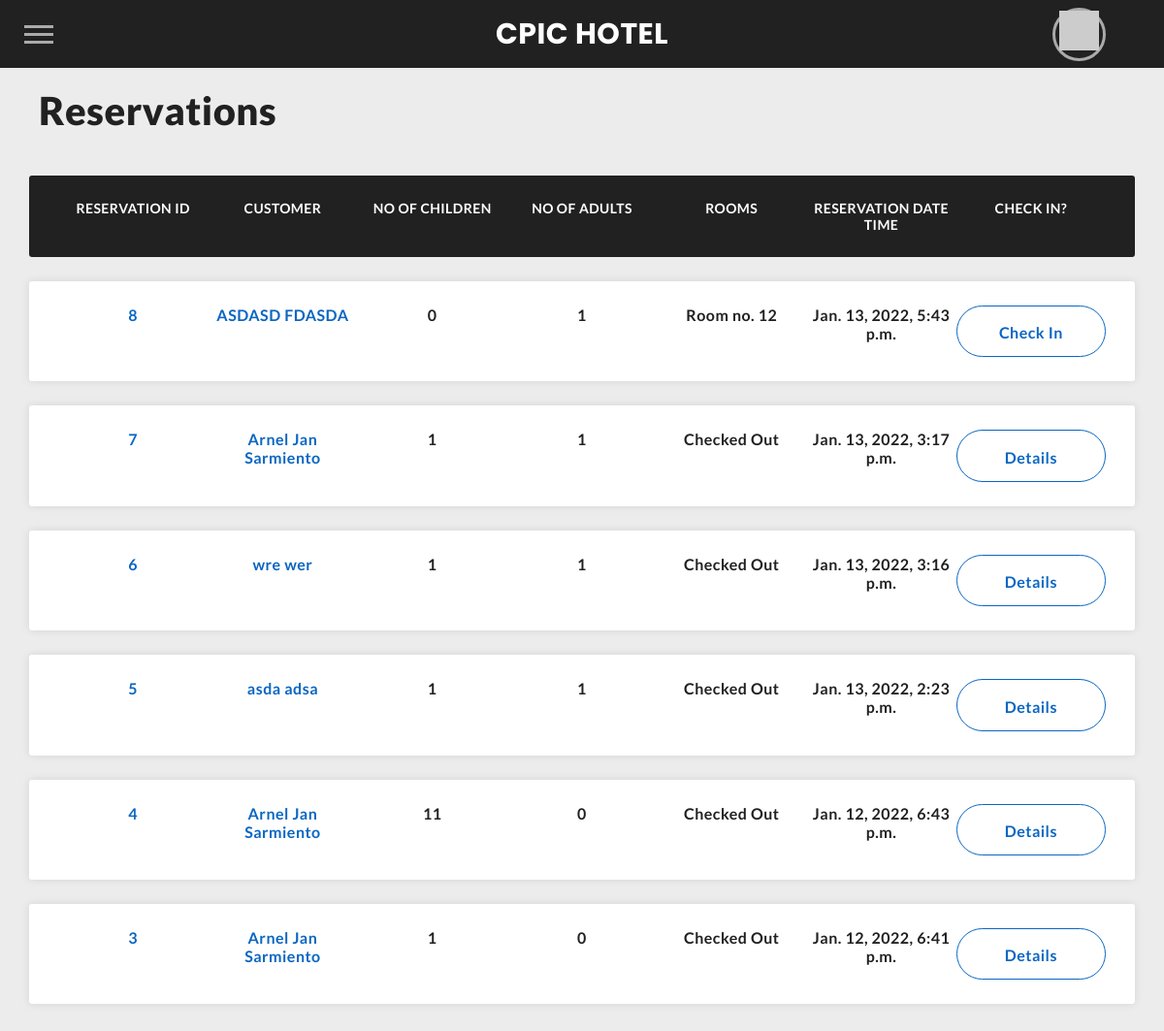
/reservations (signed in), run on the app's committed database.
### hotelSystem/models.py (models this page shows, shortened)
class Reservation(models.Model):
    reservation_id = models.BigAutoField(primary_key=True)
    customer = models.ForeignKey(Customer, on_delete=models.CASCADE)
    staff = models.ForeignKey(User, on_delete=models.CASCADE, null=True, editable=False)
    no_of_children = models.PositiveSmallIntegerField(default=0)
    no_of_adults = models.PositiveSmallIntegerField(default=1)
    reservation_date_time = models.DateTimeField(default=datetime.datetime.now())
    expected_arrival_date_time = models.DateTimeField(default=datetime.datetime.now())
    expected_departure_date_time = models.DateTimeField(default=datetime.datetime.now())

class Customer(models.Model):
    customer_id = models.BigAutoField(primary_key=True)
    first_name = models.CharField(max_length=50)
    middle_name = models.CharField(max_length=50, null=False, blank=True)
    last_name = models.CharField(max_length=50)
    contact_no = models.CharField(max_length=15)
    address = models.CharField(max_length=100)
    email_address = models.EmailField(null=True, blank=True)
    SEX_CHOICES = (
        ('M', 'Male',),
        ('F', 'Female',),
        ('O', 'Others',),
    )
    sex = models.CharField(
        max_length=20,
        choices=SEX_CHOICES,
        default=SEX_CHOICES[0][1]
    )
    STATUS_CHOICES = (
        ('NR', 'Not Reserved'),
        ('R', 'Reserved'),
        ('CI', 'Checked In'),
        ('CO', 'Checked Out')
    )
    status = models.CharField(
        max_length=20,
        choices=STATUS_CHOICES,
        default=STATUS_CHOICES[0][1]
    )
    user = models.ForeignKey(User, on_delete=models.CASCADE, null=True)
    class Meta:
        ordering = ['first_name', 'middle_name', 'last_name']

class Room(models.Model):
    room_no = models.CharField(max_length=10, primary_key=True)
    description = models.CharField(max_length=256)
    room_type = models.ForeignKey('RoomType', null=False, blank=True, on_delete=models.CASCADE)
    availability = models.BooleanField(default=True)
    reservation = models.ForeignKey(Reservation, null=True, blank=True, on_delete=models.SET_NULL)
    facility = models.ManyToManyField('Facility', blank=True)
    ordering = ['room_no', ]
    def display_facility(self):
        """
        This function should be defined since facility is many-to-many relationship
        It cannot be displayed directly on the admin panel for list_display
        """
        return ', '.join(facility.name for facility in self.facility.all())
    display_facility.short_description = 'Facilities'

class CheckIn(models.Model):
    id = models.CharField(max_length=50, primary_key=True, blank=True)
    reservation = models.OneToOneField(Reservation, on_delete=models.CASCADE)
    rooms = models.ManyToManyField('Room', blank=True)
    initial_amount = models.PositiveSmallIntegerField(blank=True)
    check_in_date_time = models.DateTimeField(default=datetime.datetime.now())
    last_edited_on = models.DateTimeField(default=datetime.datetime.now())
    user = models.ForeignKey(User, null=True, blank=True, on_delete=models.SET_NULL)

### hotelSystem/views.py (the view)
# urls.py: path("reservations", views.reservations, name="reservations"),
@login_required(login_url='login')
def reservations(request):
    r= Reservation.objects.all().order_by('-reservation_date_time')
    if r.count() == 0:
        data = {
            'title': 'No reservations found.',
            'message': "There are no reservations to display.",
        }
        return render(request, "hotelSystem/empty.html", data)
    page_title = "Reservations"  # For page title as well as heading
    rooms =  Room.objects.exclude(reservation__isnull=True)
    rinRooms = [x.reservation for x in rooms]
    checkIns = CheckIn.objects.all()
    checkInR = [x.reservation for x in checkIns]
    data = {
        'title': page_title,
        'reservations': r,
        'rooms': rooms,
        'rinRooms':rinRooms,
        'checkIns':checkIns,
        'checkInR':checkInR
    }
    return render(request, "hotelSystem/reservations.html", data)

### hotelSystem/templates/hotelSystem/reservations.html (shortened to what this page needs)
{% extends "hotelSystem/layout.html" %}
{% load static %}
{% block additional-static %}
  <link rel="stylesheet" href="https://cdnjs.cloudflare.com/ajax/libs/meyer-reset/2.0/reset.min.css">
  <link href="{% static 'hotelSystem/css/table.css' %}" rel="stylesheet">
{% endblock %}
{% block body %}
  <h1>Reservations</h1>
  <br>
    <div class="reserveTable">
      <ul class="responsive-table">
        <li class="table-header">
          <div class="col col-1">Reservation Id</div>
          <div class="col col-2">Customer</div>
          <div class="col col-3">No of Children</div>
          <div class="col col-4">No of Adults</div>
          <div class="col col-5">Rooms</div>
          <div class="col col-6">Reservation Date Time</div>
          <div class="col col-7">Check In?</div>
        </li>
        {% for r in reservations %}
          <li class="table-row">
            <a class="col col-1" data-label="Reservation Id" href="{% url 'reservations_view' r.reservation_id %}">
              {{r.reservation_id}}
            </a>
            <a  class="col col-2" data-label="Customer" href="{% url 'customer_view' r.customer.customer_id %}">
              {{r.customer.first_name}} {{r.customer.last_name}}
            </a>
            <div class="col col-3" data-label="No of Children">{{r.no_of_children}}</div>
            <div class="col col-4" data-label="No of Adults">{{r.no_of_adults}}</div>
            <div class="col col-5" data-label="Rooms">
              {% if r in rinRooms %}
                {% for room in rooms %}
                  {% if r.reservation_id == room.reservation.reservation_id %}
                    <span class="comma">
                      Room no. {{room.room_no}}
                    </span>
                  {% endif %}
                {% endfor %}
              {% else %}
                  <span>
                    Checked Out
                  </span>
              {% endif %}
            </div>
            <div class="col col-6" data-label="Reservation Date Time">{{r.reservation_date_time}}</div>
            {% if r in checkInR %}
              {% for c in checkIns %}
                {% if r.reservation_id == c.reservation.reservation_id %}
                  <a class="col col-7 checkInBtn" id="" data-label="Check In?" href="{% url 'checkin_view' c.id %}">
                    <span>
                      Details
                    </span>
                  </a>
                {% endif %}
              {% endfor %}
            {% else %}
              <a class="col col-7 checkInBtn" id="modal-closed" data-id="{{r.reservation_id}}" data-path="checkin" data-label="Check In?" href="#modal-opened">
                <span>
                  Check In
                </span>
              </a>
            {% endif %}
          </li>
        {% endfor %}
      </ul>
    </div>
{% endblock %}

### hotelSystem/static/hotelSystem/css/table.css (style rules this page uses)
body { font-family: var(--font-text); }
.reserveTable { width: 100%; margin-left: auto; margin-right: auto; padding-left: 10px; padding-right: 10px; margin-top: 3vh; }
.responsive-table li { border-radius: 3px; padding: 25px 30px; display: -webkit-box; display: -ms-flexbox; display: flex; -webkit-box-pack: justify; -ms-flex-pack: justify; justify-content: space-between; margin-bottom: 25px; }
.responsive-table .table-header { background-color: var(--myDark); color: var(--light); font-size: 14px; text-transform: uppercase; letter-spacing: 0.03em; }
.responsive-table .table-row { background-color: #ffffff; -webkit-box-shadow: 0px 0px 9px 0px rgba(0, 0, 0, 0.1); box-shadow: 0px 0px 9px 0px rgba(0, 0, 0, 0.1); }
.responsive-table .col { -ms-flex-preferred-size: calc(100% / 7); flex-basis: calc(100% / 7); text-align: center; padding: 0px 0.5%; }
.table-row a { color: var(--thirdcolor); cursor: pointer; }
.checkInBtn { background-color:transparent; color: var(--thirdcolor); border: 1px solid var( --thirdcolor); padding: 15px !important; border-radius: 150px; cursor: pointer; }
.checkInBtn span { display: inline-block; vertical-align: middle; }

### hotelSystem/static/hotelSystem/css/styles.css (style rules this page uses)
* { margin: 0px; padding: 0; box-sizing: border-box; }
html, body { font-family: var(--font-text); overflow-x: hidden; }
html { background: var(--lightgrey); background-color: var(--lightgrey); }
body { background-color: var(--lightgrey); scroll-behavior: smooth; }
main h1 { font-size: 2.5rem; font-weight: bolder; margin-left: 20px; }
* { box-sizing: border-box; margin: 0; padding: 0; }
html, body { height: 100%; }
a, a:visited, a:focus, a:active, a:link { text-decoration: none; outline: none !important; }
a { color: currentColor; transition: .2s ease-in-out; -webkit-tap-highlight-color: transparent; -webkit-touch-callout: none; -webkit-user-select: none; -khtml-user-select: none; -moz-user-select: none; -ms-user-select: none; user-select: none; }
h1, h2, h3, h4 { margin: 0; }
ul { padding: 0; list-style: none; }

### hotelSystem/templates/hotelSystem/layout.html (style rules this page uses)
:root { --myDark: #212121; --light: #fdfdfd; --lightgrey:#ececec; --thirdcolor:#0A66C2; --font-header:'Poppins'; --font-text: 'Lato'; --dotcolor:50, 49, 51; --dot: radial-gradient(rgb(var(--dotcolor)) 67%, rgba(var(--dotcolor), 0) 68%); }

### data on the page
Reservation: reservation_id "8", customer.first_name "ASDASD", customer.last_name "FDASDA", no_of_children "0", no_of_adults "1", reservation_date_time "Jan. 13, 2022, 5:43 p.m."
Room: room_no "12"
Reservation: reservation_id "7", customer.first_name "Arnel Jan", customer.last_name "Sarmiento", no_of_children "1", no_of_adults "1", shows "Checked Out", reservation_date_time "Jan. 13, 2022, 3:17 p.m."
CheckIn: shows "Details"
Reservation: reservation_id "6", customer.first_name "wre", customer.last_name "wer", no_of_children "1", no_of_adults "1", shows "Checked Out", reservation_date_time "Jan. 13, 2022, 3:16 p.m."
CheckIn: shows "Details"
Reservation: reservation_id "5", customer.first_name "asda", customer.last_name "adsa", no_of_children "1", no_of_adults "1", shows "Checked Out", reservation_date_time "Jan. 13, 2022, 2:23 p.m."
CheckIn: shows "Details"
Reservation: reservation_id "4", customer.first_name "Arnel Jan", customer.last_name "Sarmiento", no_of_children "11", no_of_adults "0", shows "Checked Out", reservation_date_time "Jan. 12, 2022, 6:43 p.m."
CheckIn: shows "Details"
Reservation: reservation_id "3", customer.first_name "Arnel Jan", customer.last_name "Sarmiento", no_of_children "1", no_of_adults "0", shows "Checked Out", reservation_date_time "Jan. 12, 2022, 6:41 p.m."
CheckIn: shows "Details"
